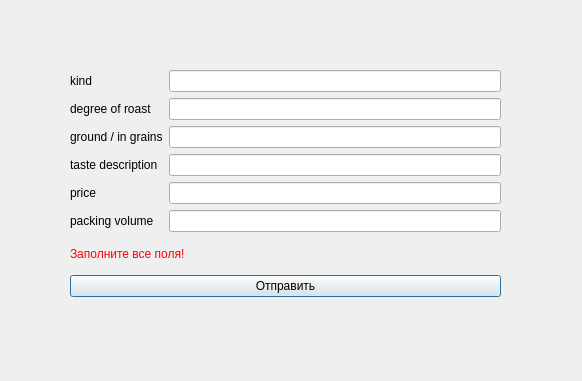
<?xml version="1.0" encoding="UTF-8"?>
<ui version="4.0">
 <class>Dialog</class>
 <widget class="QDialog" name="Dialog">
  <property name="geometry">
   <rect>
    <x>0</x>
    <y>0</y>
    <width>582</width>
    <height>381</height>
   </rect>
  </property>
  <property name="windowTitle">
   <string>Dialog</string>
  </property>
  <widget class="QWidget" name="gridLayoutWidget">
   <property name="geometry">
    <rect>
     <x>70</x>
     <y>70</y>
     <width>431</width>
     <height>227</height>
    </rect>
   </property>
   <layout class="QGridLayout" name="gridLayout">
    <item row="5" column="0">
     <widget class="QLabel" name="label_6">
      <property name="text">
       <string>packing volume</string>
      </property>
     </widget>
    </item>
    <item row="4" column="0">
     <widget class="QLabel" name="label_5">
      <property name="text">
       <string>price</string>
      </property>
     </widget>
    </item>
    <item row="0" column="1">
     <widget class="QLineEdit" name="kind"/>
    </item>
    <item row="7" column="0" colspan="2">
     <widget class="QPushButton" name="send_btn">
      <property name="text">
       <string>Отправить</string>
      </property>
     </widget>
    </item>
    <item row="2" column="0">
     <widget class="QLabel" name="label_3">
      <property name="text">
       <string>ground / in grains</string>
      </property>
     </widget>
    </item>
    <item row="1" column="0">
     <widget class="QLabel" name="label_2">
      <property name="text">
       <string>degree of roast</string>
      </property>
     </widget>
    </item>
    <item row="1" column="1">
     <widget class="QLineEdit" name="degree"/>
    </item>
    <item row="3" column="1">
     <widget class="QLineEdit" name="desc"/>
    </item>
    <item row="5" column="1">
     <widget class="QLineEdit" name="volume"/>
    </item>
    <item row="2" column="1">
     <widget class="QLineEdit" name="type"/>
    </item>
    <item row="0" column="0">
     <widget class="QLabel" name="label">
      <property name="text">
       <string>kind</string>
      </property>
     </widget>
    </item>
    <item row="3" column="0">
     <widget class="QLabel" name="label_4">
      <property name="text">
       <string>taste description</string>
      </property>
     </widget>
    </item>
    <item row="4" column="1">
     <widget class="QLineEdit" name="price"/>
    </item>
    <item row="6" column="0" colspan="2">
     <widget class="QLabel" name="label_7">
      <property name="styleSheet">
       <string notr="true">color: red;</string>
      </property>
      <property name="text">
       <string>Заполните все поля!</string>
      </property>
     </widget>
    </item>
   </layout>
  </widget>
 </widget>
 <resources/>
 <connections/>
</ui>
